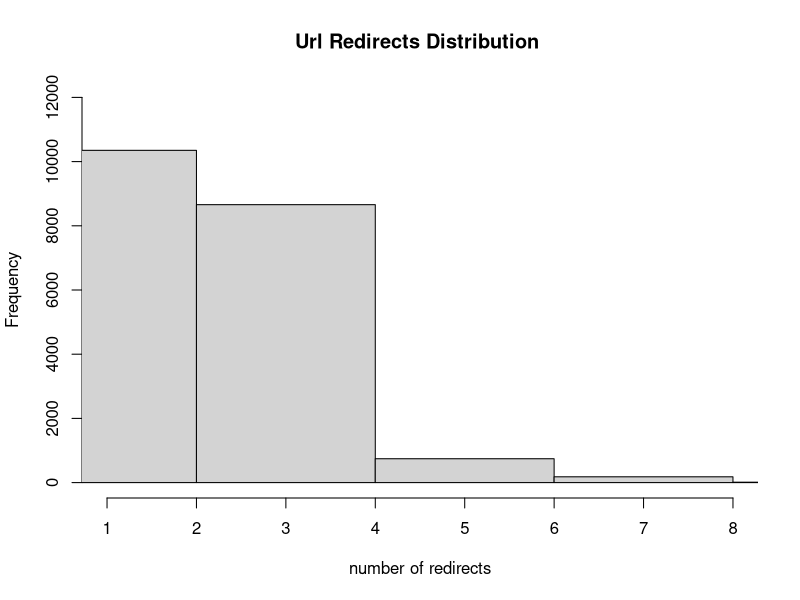

Write the R code that produced this figure.
setwd("/Users/avinashgosavi/projects/cs851-s15/assignment1/create_data_for_graphs")
myvalues <- read.csv("no_of_redirects.txt")
png("no_of_redirects.png")
hist(myvalues[,1],main="Url Redirects Distribution ",freq=T,xlab="number of redirects",ylab="Frequency",ylim=c(0,12000),xlim=c(1,8))
dev.off()
